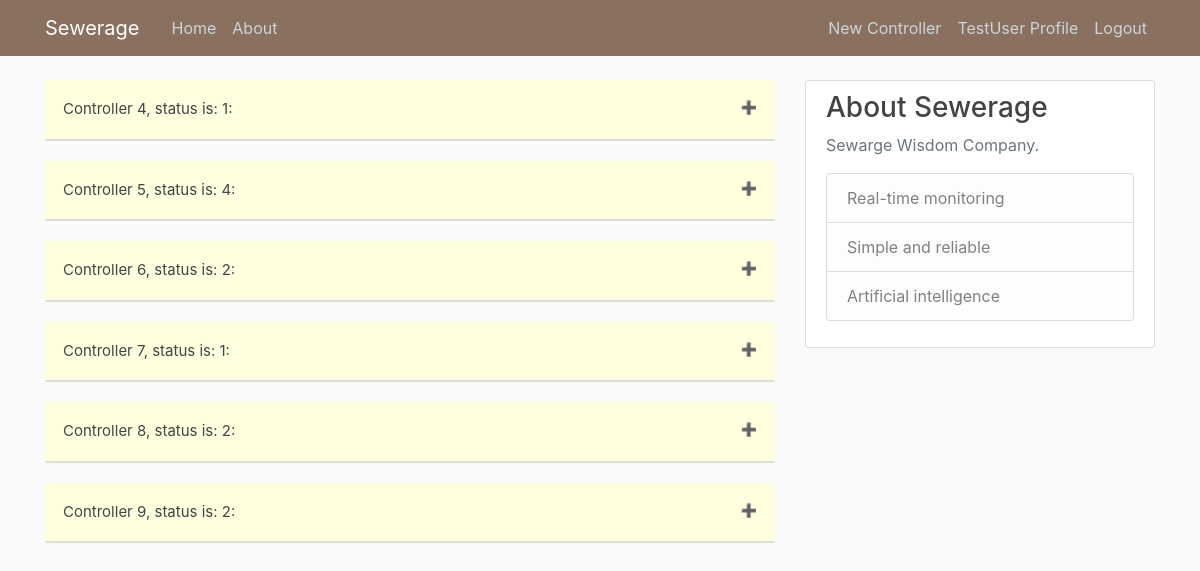
The page / (signed in) on the database its author committed.
### sewerage/models.py (models this page shows, shortened)
class Controller(models.Model):
    controller_x = models.FloatField(default=31.7760081)
    controller_y = models.FloatField(default=35.2353219)
    GREEN = 1
    YELLOW = 2
    ORANGE = 3
    RED = 4
    STATUS = [
        (GREEN, '1 - GREEN'),
        (YELLOW, '2 - YELLOW'),
        (ORANGE, '3 - ORANGE'),
        (RED, '4 - RED')
    ]
    status = models.IntegerField(choices=STATUS)
    installed_date = models.DateTimeField(default=timezone.now)
    owner = models.ForeignKey(User, on_delete=models.CASCADE)

### users/models.py (models this page shows, shortened)
class Profile(models.Model):
    user = models.OneToOneField(User, on_delete=models.CASCADE, null=True)
    image = models.ImageField(default='default.jpg', upload_to='profile_pics')

### sewerage/views.py (the view)
# urls.py: path('', views.home, name='sewerage-home'),
@login_required
def home(request):
    context = {
        'controllers': Controller.objects.all(),
        'title': 'Home'
    }
    return render(request, 'sewerage/home.html', context)

### sewerage/templates/sewerage/home.html (shortened to what this page needs)
{% extends 'sewerage/base.html' %}
{% block content %}
    {% for controller in controllers %}
      <button type="button" class="collapsible">Controller {{ controller.pk }}, status is: {{ controller.status }}: </button>
        <div class="content media content-section">
          <img src="{{ controller.owner.profile.image.url }}" class="rounded-circle article-img">
          <div class="media-body">
            <div class="article-metadata">
            </div>
          </div>
        </div>
    {% endfor %}
{% endblock content %}

### sewerage/templates/sewerage/base.html (shortened to what this page needs)
{% load static %}
<!DOCTYPE html>
<html>
<head>
    <link href='https://api.mapbox.com/mapbox-gl-js/v1.8.1/mapbox-gl.css' rel='stylesheet' />
    <link rel="stylesheet" href="https://maxcdn.bootstrapcdn.com/bootstrap/4.0.0/css/bootstrap.min.css">
    <link rel="stylesheet" type="text/css" href="{% static 'sewerage/main.css' %}">
</head>
<body>
    <header class="site-header">
      <nav class="navbar navbar-expand-md navbar-dark bg-steel fixed-top">
        <div class="container">
          <a class="navbar-brand mr-4" href="{% url 'sewerage-home' %}">Sewerage</a>
          <div class="collapse navbar-collapse" id="navbarToggle">
            <div class="navbar-nav mr-auto">
              <a class="nav-item nav-link" href="{% url 'sewerage-home' %}">Home</a>
              <a class="nav-item nav-link" href="{% url 'sewerage-about' %}">About</a>
            </div>
            <div class="navbar-nav">
              {% if user.is_authenticated %}
                <a class="nav-item nav-link" href="{% url 'controller-create' %}">New Controller</a>
                <a class="nav-item nav-link" href="{% url 'profile' %}">{{user.username}} Profile</a>
                <a class="nav-item nav-link" href="{% url 'logout' %}">Logout</a>
              {% else %}
                <a class="nav-item nav-link" href="{% url 'login' %}">Login</a>
              {% endif %}
            </div>
          </div>
        </div>
      </nav>
    </header>
    <main role="main" class="container">
      <div class="row">
        <div class="col-md-8">
          {% block content %}{% endblock %}
        </div>
        <div class="col-md-4">
          <div class="content-section">
            <h3>About Sewerage</h3>
            <p class='text-muted'>Sewarge Wisdom Company.
              <ul class="list-group">
                <li class="list-group-item list-group-item-light">Real-time monitoring</li>
                <li class="list-group-item list-group-item-light">Simple and reliable</li>
                <li class="list-group-item list-group-item-light">Artificial intelligence</li>
              </ul>
            </p>
          </div>
        </div>
      </div>
    </main>
    <link href='https://api.mapbox.com/mapbox-gl-js/v1.8.1/mapbox-gl.css' rel='stylesheet' />
  </body>
</html>

### sewerage/static/sewerage/main.css (style rules this page uses)
body { background: #fafafa; color: #333333; margin-top: 5rem; }
h1, h2, h3, h4, h5, h6 { color: #444444; }
ul { margin: 0; }
.bg-steel { background-color: #8a705f; }
.site-header .navbar-nav .nav-link { color: #cbd5db; }
.content-section { background: #ffffff; padding: 10px 20px; border: 1px solid #dddddd; border-radius: 3px; margin-bottom: 20px; }
.article-img { height: 65px; width: 65px; margin-right: 16px; }
.article-metadata { padding-bottom: 1px; margin-bottom: 4px; border-bottom: 1px solid #e3e3e3 }
.collapsible { background-color: rgb(255, 255, 224); color: #444; cursor: pointer; padding: 18px; width: 100%; border: none; text-align: left; outline: none; font-size: 15px; }
.content { padding: 0 18px; background-color: white; max-height: 0; overflow: hidden; transition: max-height 0.2s ease-out; }
.collapsible:after { content: '\02795'; font-size: 13px; color: white; float: right; margin-left: 5px; }

### rows shown on the page
Controller: pk "4", status "1", owner.profile.image (placeholder picture)
Controller: pk "5", status "4", owner.profile.image (placeholder picture)
Controller: pk "6", status "2", owner.profile.image (placeholder picture)
Controller: pk "7", status "1", owner.profile.image (placeholder picture)
Controller: pk "8", status "2", owner.profile.image (placeholder picture)
Controller: pk "9", status "2", owner.profile.image (placeholder picture)

### other values the page prints
{{ user.username }} "TestUser"
